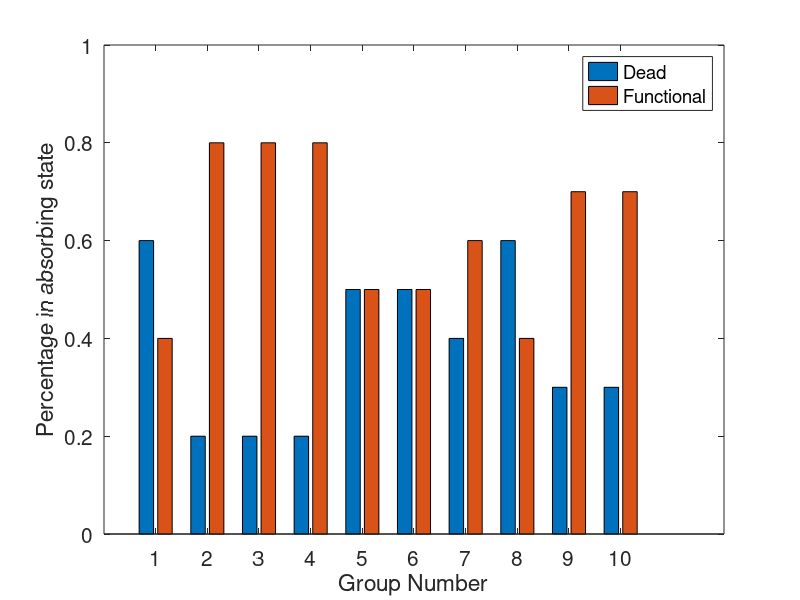
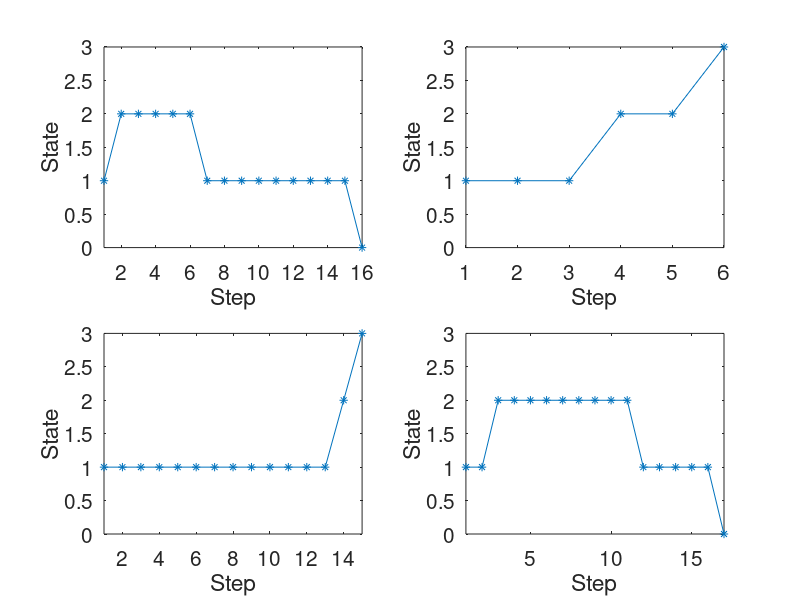

Recreate these plots in MATLAB, in order.
function propToFunctional = task1d()
P = [1,    0,    0,    0; %(dead,very sick,sick,functional)
     0.05, 0.85, 0.10, 0; 
     0,    0.05, 0.65, 0.3;
     0,    0,    0,    1];
n = 100; %number of "experiments"
%initialize memory space for the chain:
absorbedState = zeros(2,n);%(absorbed state;num. steps)
changeCond = [0,0,0,0];%prob. to go to another or same state
first4 = zeros(4,1);
for ex = 1:n
    numSteps = 0;
    prevState = 1;%Always start as very sick
    while prevState ~= 0 && prevState ~= 3
        numSteps = numSteps+1;
        if ex<5
            first4(ex,numSteps) = prevState;
        end
        x = rand(); %Random number between 0 and 1. Used to choose the next state
        changeCond(1) = P(prevState+1,1);
        changeCond(2) = P(prevState+1,2);
        changeCond(3) = P(prevState+1,3);
        changeCond(4) = P(prevState+1,4);
        %Choosing next state according to current state
        if x < changeCond(1)
            prevState = 0;
        elseif x < changeCond(2)+changeCond(1)
            prevState = 1;
        elseif x < changeCond(3)+changeCond(2)+changeCond(1)
            prevState = 2;
        else
            prevState = 3;
        end
    end
    first4(ex,numSteps+1) = prevState;
    absorbedState(1,ex) = prevState;
    absorbedState(2,ex) = numSteps;
end
propToFunctional = sum(absorbedState(1,:)==3)/n;
numInGroup = n/10;
absorbedInGroup = zeros(10,2);%(dead;functional)
for group = 1:10
   absorbedInGroup(group,1) = ...
       sum(absorbedState(1,(group-1)*numInGroup+1:group*numInGroup)==0);
   absorbedInGroup(group,2) = ...
       sum(absorbedState(1,(group-1)*numInGroup+1:group*numInGroup)==3);
end


%plot ten groups:
figure(1)
bar(absorbedInGroup./numInGroup);
xlabel('Group Number')
ylabel('Percentage in absorbing state')
legend('Dead','Functional')
set(gca,'fontsize',15)
ylim([0 1])


%plot 4 different simulations
figure(2)
title('Variability in the stochastic process')
hold on
for fig = 1:4
    subplot(2,2,fig)
    y = 0;
    for i = 1:length(first4)
        y(i) = first4(fig,i);
        if first4(fig,i) == 0 || first4(fig,i) == 3
            break
        end
    end
    plot(1:length(y),y,'*-');
    ylim([0 3])
    xlim([1 length(y)])
    set(gca,'fontsize',15)
    xlabel('Step')
    ylabel('State')
end
end



